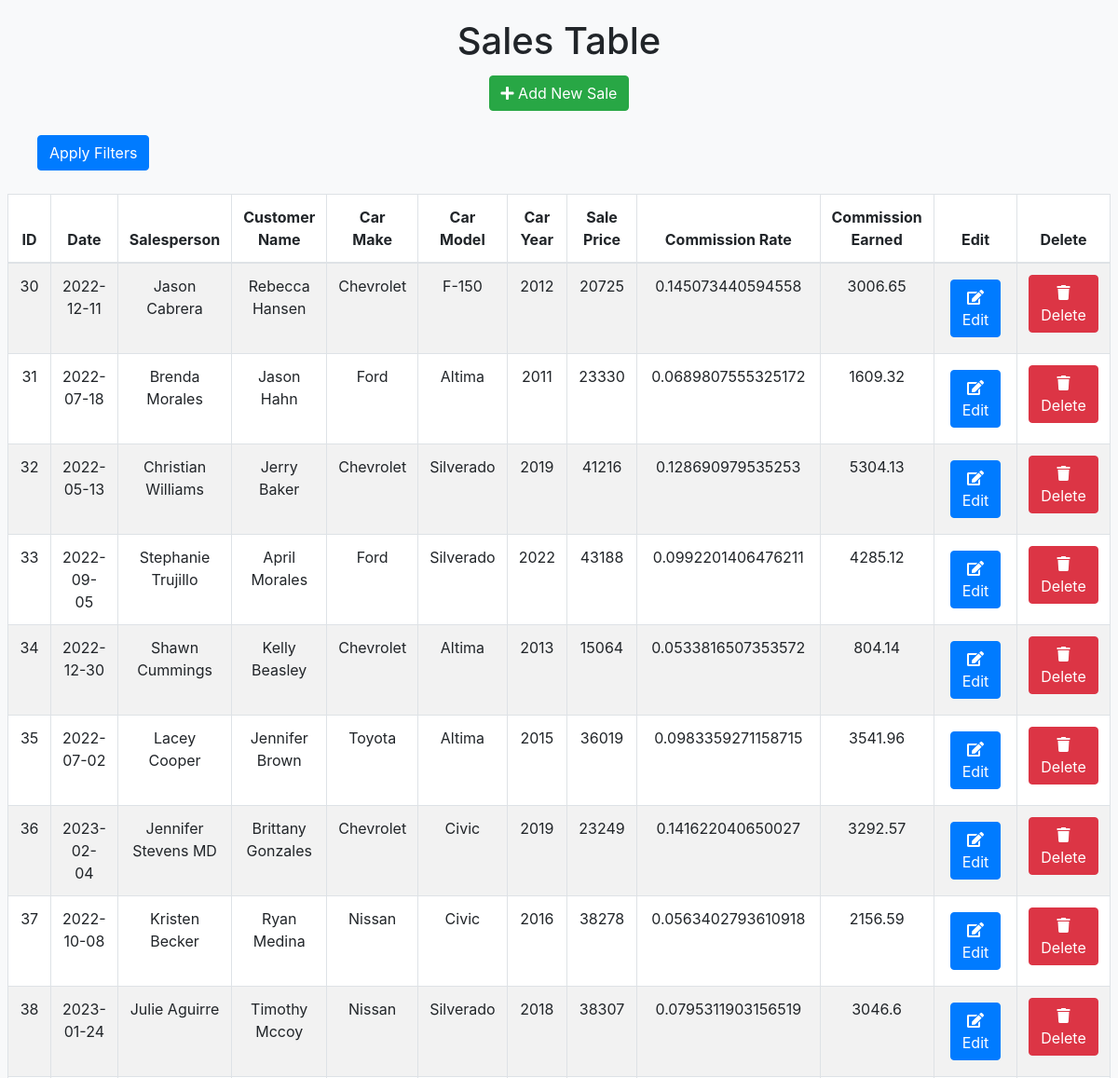
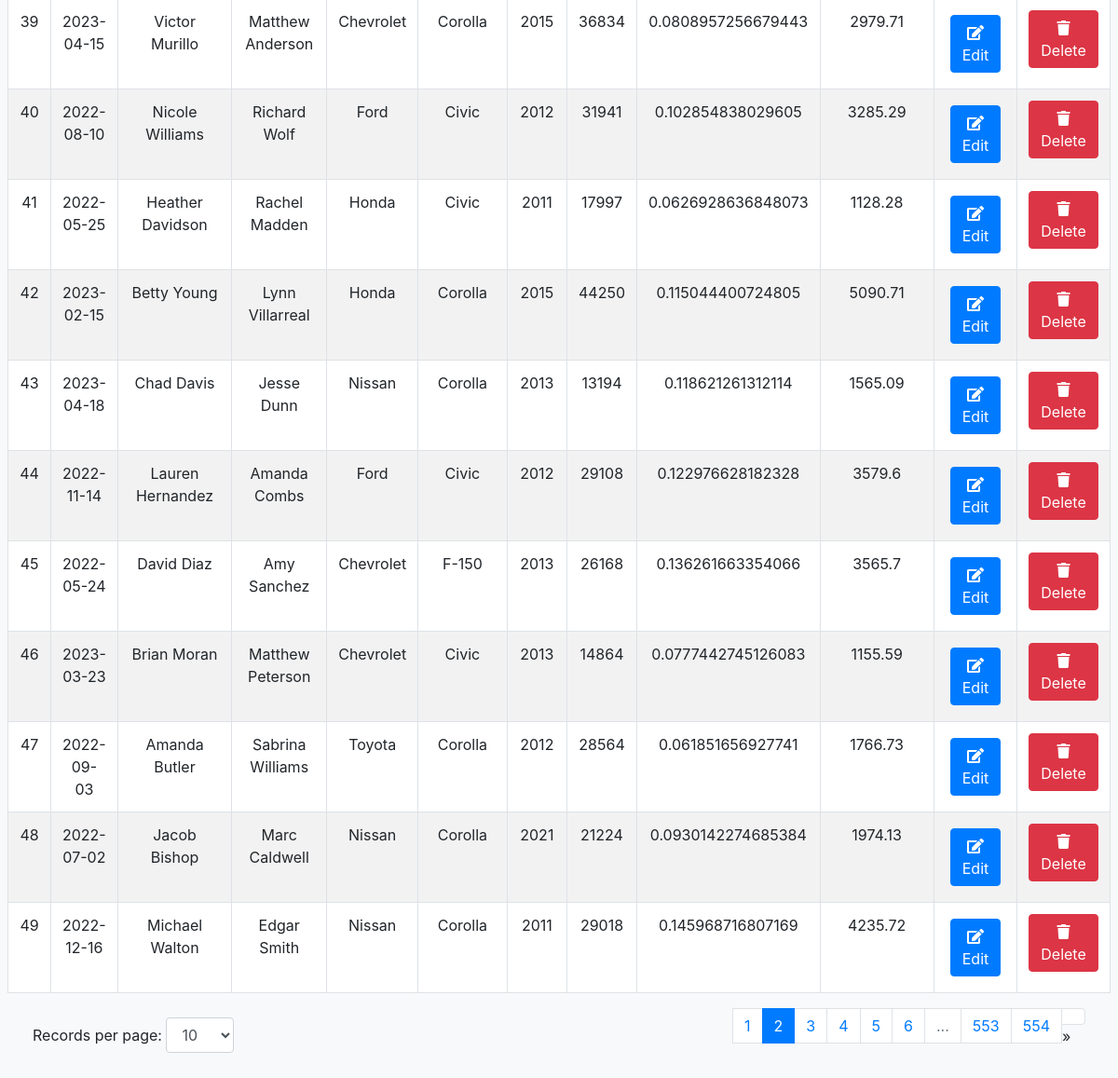
/show_sales_data/page/2/records_per_page/20, run on the app's committed database (2 pictures, top to bottom).
### main.py (models this page shows)
class Sales(db.Model):
    id = db.Column(db.Integer, primary_key=True)
    date = db.Column(db.String(250), nullable=False)
    salesperson = db.Column(db.String(250), nullable=False)
    customer_name = db.Column(db.String(250), nullable=False)
    car_make = db.Column(db.String(250), nullable=False)
    car_model = db.Column(db.String(250), nullable=False)
    car_year = db.Column(db.Integer(), nullable=False)
    sale_price = db.Column(db.String(250), nullable=False)
    commission_rate = db.Column(db.Float(), nullable=False)
    commission_earned = db.Column(db.Float(), nullable=False)

### main.py (the view)
@app.route('/show_sales_data', defaults={'page': 1, 'records_per_page': 20})
@app.route('/show_sales_data/page/<int:page>/records_per_page/<int:records_per_page>')
def show_sales_data(page, records_per_page):
    filters = {}  # Initialize filters as an empty dictionary
    query = Sales.query
    sales_data = query.paginate(page=page, per_page=records_per_page, error_out=False)
    total_records = query.count()  # Count the filtered records
    return render_template('show_sales_data.html', sales=sales_data, total_records=total_records, page=page, records_per_page=records_per_page, filters=filters)

### templates/show_sales_data.html (shortened to what this page needs)
<!DOCTYPE html>
<html lang="en">
<head>
    <link rel="stylesheet" href="https://stackpath.bootstrapcdn.com/bootstrap/4.5.2/css/bootstrap.min.css">
    <link rel="stylesheet" href="https://cdnjs.cloudflare.com/ajax/libs/font-awesome/5.15.3/css/all.min.css">
</head>
<body class="hold-transition sidebar-mini">
    <div class="wrapper">
        <div class="content-wrapper">
            <section class="content">
            <div class="container-fluid">
                <h1 class="text-center">Sales Table</h1>
                <div class="text-center">
                <a class="btn btn-success" href="{{url_for('add_sales_record')}}"><i class="fas fa-plus"></i> Add New Sale</a>
                </div>
                <form method="POST" action="{{ url_for('filter_by') }}">
                    <button type="submit" class="btn btn-primary">Apply Filters</button>
                </form>
                <div class="table-container">
                <table class="table table-striped table-bordered">
                    <thead>
                    <tr>
                        <th>ID</th>
                        <th>Date</th>
                        <th>Salesperson</th>
                        <th>Customer Name</th>
                        <th>Car Make</th>
                        <th>Car Model</th>
                        <th>Car Year</th>
                        <th>Sale Price</th>
                        <th>Commission Rate</th>
                        <th>Commission Earned</th>
                        <th>Edit</th>
                        <th> Delete </th>
                    </tr>
                    </thead>
                    <tbody>
                    {% for sale in sales %}
                    <tr>
                        <td>{{ sale.id }}</td>
                        <td>{{ sale.date }}</td>
                        <td>{{ sale.salesperson }}</td>
                        <td>{{ sale.customer_name }}</td>
                        <td>{{ sale.car_make }}</td>
                        <td>{{ sale.car_model }}</td>
                        <td>{{ sale.car_year }}</td>
                        <td>{{ sale.sale_price }}</td>
                        <td>{{ sale.commission_rate }}</td>
                        <td>{{ sale.commission_earned }}</td>
                        <td>
                        <a href="{{ url_for('edit_sales_record', id=sale.id) }}" class="btn btn-primary"><i class="fas fa-edit"></i> Edit</a>
                        </td>
                        <td>
                        <form action="{{ url_for('delete_sales_record', id=sale.id) }}" method="POST" style="display:inline;">
                        <button type="submit" class="btn btn-danger"><i class="fas fa-trash"></i>Delete</button>
                        </form>
                        </td>
                    </tr>
                    {% endfor %}
                    </tbody>
                </table>
                </div>
                <div class="d-flex justify-content-between align-items-center">
                <div>
                    <label for="recordsPerPage">Records per page:</label>
                    <select id="recordsPerPage" class="form-control d-inline-block w-auto" onchange="location = this.value;">
                        <option value="{{ url_for('show_sales_data', page=1, records_per_page=10) }}" {% if per_page == 10 %}selected{% endif %}>10</option>
                    </select>
                </div>
                <nav aria-label="Page navigation example">
                    <ul class="pagination justify-content-center">
                            {% for page in sales.iter_pages() %}
                            {% if page %}
                            {% if page == sales.page %}
                            <li class="page-item active"><a class="page-link" href="#">{{ page }}</a></li>
                            {% else %}
                            <li class="page-item"><a class="page-link" href="{{ url_for('show_sales_data', page=page, records_per_page = records_per_page) }}">{{ page }}</a></li>
                            {% endif %}
                            {% else %}
                            <li class="page-item disabled"><a class="page-link" href="#">...</a></li>
                            {% endif %}
                            {% endfor %}
                            {% if sales.has_next %}
                            <li class="page-item">
                                <a class="page-link" href="{{ url_for('show_sales_data', page=sales.next_num, records_per_page=records_per_page) }}" aria-label="Next"></a>
                                    <span aria-hidden="true">&raquo;</span>
                            </li>
                            {% else %}
                            <li class="page-item disabled">
                                <a class="page-link" href="#" aria-label="Next">
                                    <span aria-hidden="true">&raquo;</span>
                                </a>
                            </li>
                            {% endif %}
                        </ul>
                    </nav>
                </div>
            </section>
        </div>
    </div>
</body>
</html>

### templates/show_sales_data.html (style rules this page uses)
body { padding: 20px; background-color: #f8f9fa; }
.table-container { margin-top: 20px; display: flex; justify-content: center; }
table { width: 100%; table-layout: auto; background-color: #ffffff; border: 1px solid #dee2e6; }
th, td { text-align: center; vertical-align: middle; }
.btn-primary, .btn-success { margin: 5px; }
.btn-primary { background-color: #007bff; border-color: #007bff; }
.btn-success { background-color: #28a745; border-color: #28a745; }

### data on the page
Sales: id "30", date "2022-12-11", salesperson "Jason Cabrera", customer_name "Rebecca Hansen", car_make "Chevrolet", car_model "F-150", car_year "2012", sale_price "20725", commission_rate "0.145073440594558", commission_earned "3006.65"
Sales: id "31", date "2022-07-18", salesperson "Brenda Morales", customer_name "Jason Hahn", car_make "Ford", car_model "Altima", car_year "2011", sale_price "23330", commission_rate "0.0689807555325172", commission_earned "1609.32"
Sales: id "32", date "2022-05-13", salesperson "Christian Williams", customer_name "Jerry Baker", car_make "Chevrolet", car_model "Silverado", car_year "2019", sale_price "41216", commission_rate "0.128690979535253", commission_earned "5304.13"
Sales: id "33", date "2022-09-05", salesperson "Stephanie Trujillo", customer_name "April Morales", car_make "Ford", car_model "Silverado", car_year "2022", sale_price "43188", commission_rate "0.0992201406476211", commission_earned "4285.12"
Sales: id "34", date "2022-12-30", salesperson "Shawn Cummings", customer_name "Kelly Beasley", car_make "Chevrolet", car_model "Altima", car_year "2013", sale_price "15064", commission_rate "0.0533816507353572", commission_earned "804.14"
Sales: id "35", date "2022-07-02", salesperson "Lacey Cooper", customer_name "Jennifer Brown", car_make "Toyota", car_model "Altima", car_year "2015", sale_price "36019", commission_rate "0.0983359271158715", commission_earned "3541.96"
Sales: id "36", date "2023-02-04", salesperson "Jennifer Stevens MD", customer_name "Brittany Gonzales", car_make "Chevrolet", car_model "Civic", car_year "2019", sale_price "23249", commission_rate "0.141622040650027", commission_earned "3292.57"
Sales: id "37", date "2022-10-08", salesperson "Kristen Becker", customer_name "Ryan Medina", car_make "Nissan", car_model "Civic", car_year "2016", sale_price "38278", commission_rate "0.0563402793610918", commission_earned "2156.59"
Sales: id "38", date "2023-01-24", salesperson "Julie Aguirre", customer_name "Timothy Mccoy", car_make "Nissan", car_model "Silverado", car_year "2018", sale_price "38307", commission_rate "0.0795311903156519", commission_earned "3046.6"
Sales: id "39", date "2023-04-15", salesperson "Victor Murillo", customer_name "Matthew Anderson", car_make "Chevrolet", car_model "Corolla", car_year "2015", sale_price "36834", commission_rate "0.0808957256679443", commission_earned "2979.71"
Sales: id "40", date "2022-08-10", salesperson "Nicole Williams", customer_name "Richard Wolf", car_make "Ford", car_model "Civic", car_year "2012", sale_price "31941", commission_rate "0.102854838029605", commission_earned "3285.29"
Sales: id "41", date "2022-05-25", salesperson "Heather Davidson", customer_name "Rachel Madden", car_make "Honda", car_model "Civic", car_year "2011", sale_price "17997", commission_rate "0.0626928636848073", commission_earned "1128.28"
Sales: id "42", date "2023-02-15", salesperson "Betty Young", customer_name "Lynn Villarreal", car_make "Honda", car_model "Corolla", car_year "2015", sale_price "44250", commission_rate "0.115044400724805", commission_earned "5090.71"
Sales: id "43", date "2023-04-18", salesperson "Chad Davis", customer_name "Jesse Dunn", car_make "Nissan", car_model "Corolla", car_year "2013", sale_price "13194", commission_rate "0.118621261312114", commission_earned "1565.09"
Sales: id "44", date "2022-11-14", salesperson "Lauren Hernandez", customer_name "Amanda Combs", car_make "Ford", car_model "Civic", car_year "2012", sale_price "29108", commission_rate "0.122976628182328", commission_earned "3579.6"
Sales: id "45", date "2022-05-24", salesperson "David Diaz", customer_name "Amy Sanchez", car_make "Chevrolet", car_model "F-150", car_year "2013", sale_price "26168", commission_rate "0.136261663354066", commission_earned "3565.7"
Sales: id "46", date "2023-03-23", salesperson "Brian Moran", customer_name "Matthew Peterson", car_make "Chevrolet", car_model "Civic", car_year "2013", sale_price "14864", commission_rate "0.0777442745126083", commission_earned "1155.59"
Sales: id "47", date "2022-09-03", salesperson "Amanda Butler", customer_name "Sabrina Williams", car_make "Toyota", car_model "Corolla", car_year "2012", sale_price "28564", commission_rate "0.061851656927741", commission_earned "1766.73"
Sales: id "48", date "2022-07-02", salesperson "Jacob Bishop", customer_name "Marc Caldwell", car_make "Nissan", car_model "Corolla", car_year "2021", sale_price "21224", commission_rate "0.0930142274685384", commission_earned "1974.13"
Sales: id "49", date "2022-12-16", salesperson "Michael Walton", customer_name "Edgar Smith", car_make "Nissan", car_model "Corolla", car_year "2011", sale_price "29018", commission_rate "0.145968716807169", commission_earned "4235.72"

### other printed values
{{ page }} "1" "3" "4" "5" "6" "553" "554"
{{ page }} "2"
